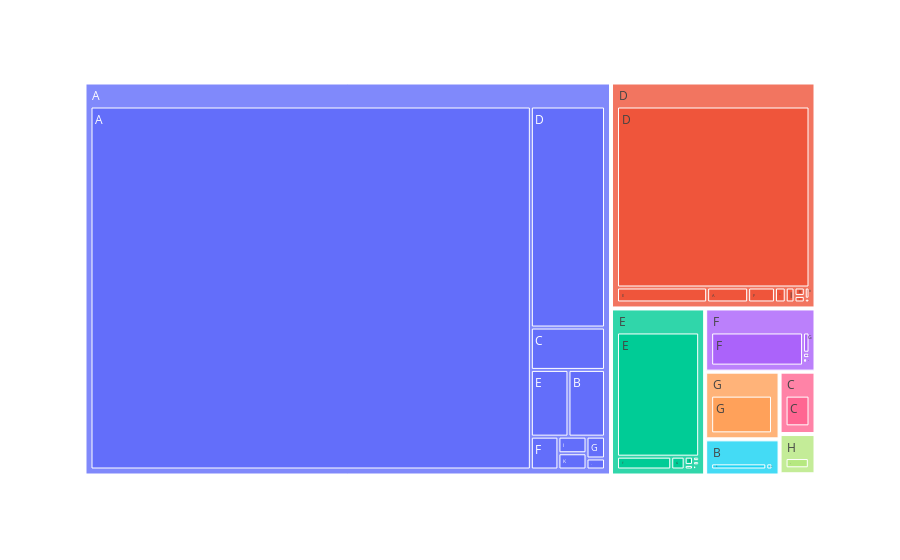

The notebook cell this image was saved under:
### Code cell
import plotly.express as px
df.groupby(['reserved_room_type','assigned_room_type']).size()


fig = px.treemap(df,
                 path=['reserved_room_type', 'assigned_room_type'])

fig.show()

### Figure 1 — Plotly figure (JSON) as saved in the notebook; plotly's stock layout.template omitted (floating-point values rounded to 4 significant figures)
{"data": [{"branchvalues": "total", "domain": {"x": [0, 1], "y": [0, 1]}, "hovertemplate": "labels=%{label}<br>count=%{value}<br>parent=%{parent}<br>id=%{id}<extra></extra>", "ids": ["A/A", "B/A", "C/A", "D/A", "E/A", "F/A", "G/A", "L/A", "A/B", "B/B", "C/B", "D/B", "E/B", "F/B", "G/B", "L/B", "A/C", "C/C", "D/C", "E/C", "G/C", "L/C", "A/D", "B/D", "C/D", "D/D", "E/D", "F/D", "H/D", "A/E", "B/E", "C/E", "D/E", "E/E", "F/E", "G/E", "A/F", "B/F", "C/F", "D/F", "E/F", "F/F", "G/F", "L/F", "A/G", "B/G", "C/G", "D/G", "E/G", "F/G", "G/G", "H/G", "A/H", "C/H", "D/H", "E/H", "F/H", "G/H", "H/H", "L/H", "A/I", "C/I", "D/I", "E/I", "F/I", "G/I", "H/I", "A/K", "B/K", "D/K", "E/K", "F/K", "G/K", "L/L", "P/P", "A", "B", "C", "D", "E", "F", "G", "H", "L", "P"], "labels": ["A", "A", "A", "A", "A", "A", "A", "A", "B", "B", "B", "B", "B", "B", "B", "B", "C", "C", "C", "C", "C", "C", "D", "D", "D", "D", "D", "D", "D", "E", "E", "E", "E", "E", "E", "E", "F", "F", "F", "F", "F", "F", "F", "F", "G", "G", "G", "G", "G", "G", "G", "G", "H", "H", "H", "H", "H", "H", "H", "H", "I", "I", "I", "I", "I", "I", "I", "K", "K", "K", "K", "K", "K", "L", "P", "A", "B", "C", "D", "E", "F", "G", "H", "L", "P"], "name": "", "parents": ["A", "B", "C", "D", "E", "F", "G", "L", "A", "B", "C", "D", "E", "F", "G", "L", "A", "C", "D", "E", "G", "L", "A", "B", "C", "D", "E", "F", "H", "A", "B", "C", "D", "E", "F", "G", "A", "B", "C", "D", "E", "F", "G", "L", "A", "B", "C", "D", "E", "F", "G", "H", "A", "C", "D", "E", "F", "G", "H", "L", "A", "C", "D", "E", "F", "G", "H", "A", "B", "D", "E", "F", "G", "L", "P", "", "", "", "", "", "", "", "", "", ""], "type": "treemap", "values": [73598, 111, 5, 312, 15, 6, 5, 1, 1123, 988, 2, 27, 3, 17, 2, 1, 1447, 883, 34, 8, 2, 1, 7548, 5, 6, 17736, 22, 4, 1, 1156, 2, 4, 686, 5923, 31, 4, 417, 2, 2, 204, 404, 2707, 14, 1, 186, 8, 10, 82, 100, 116, 2041, 10, 94, 10, 9, 4, 3, 7, 584, 1, 215, 10, 67, 40, 10, 15, 6, 210, 2, 44, 16, 3, 4, 1, 12, 85994, 1118, 932, 19201, 6535, 2897, 2094, 601, 6, 12]}], "layout": {"legend": {"tracegroupgap": 0}, "margin": {"t": 60}}}
